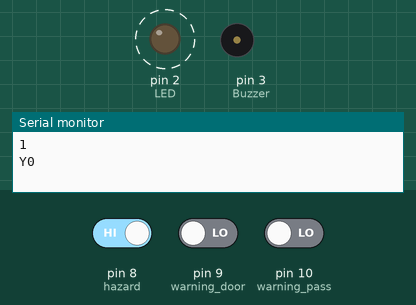
Bench run of a sketch on a simulated Arduino Uno, built with avr-gcc and run on an emulated ATmega328P. On the bench: output pins drawn as LEDs (lit = HIGH), buzzer (waves = sounding, pin HIGH), the last lines printed to the serial monitor. Dashed ring = blinking. The test bench sets the inputs (shaded band); at power-on: pin 8 (hazard) HIGH, pin 9 (warning_door) LOW, pin 10 (warning_pass) LOW.

Above: at 0.95 s.
1.9 s: pin 8 (hazard) driven LOW
At 1.9 s:
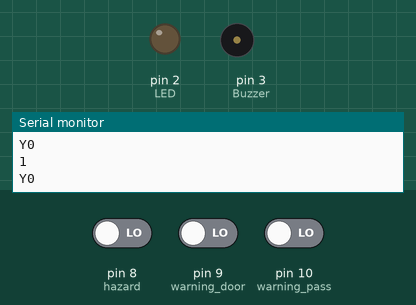
3.5 s: pin 9 (warning_door) driven HIGH
At 3.6 s:
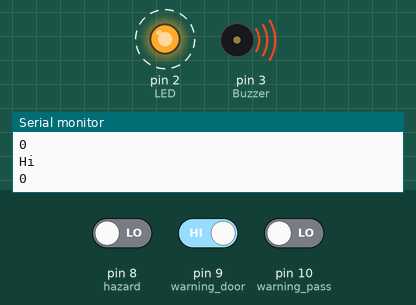
6.5 s: pin 9 (warning_door) driven LOW
At 6.5 s:
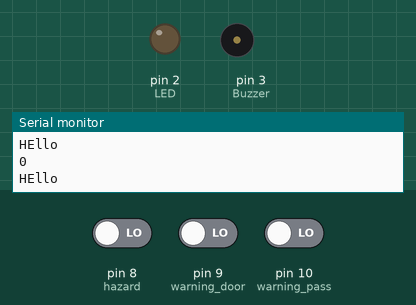
8.0 s: pin 10 (warning_pass) driven HIGH
At 9.2 s:
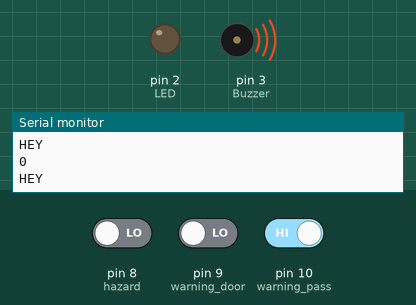
9.5 s: pin 10 (warning_pass) driven LOW
At 10.5 s:
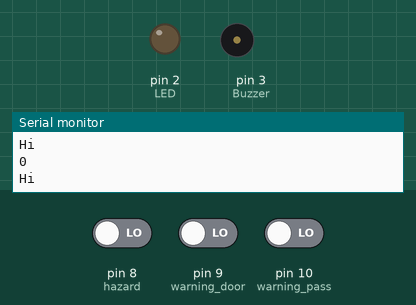
Timing chart, 0 to 12.0 s (numbered marks = the images above; inputs shaded):
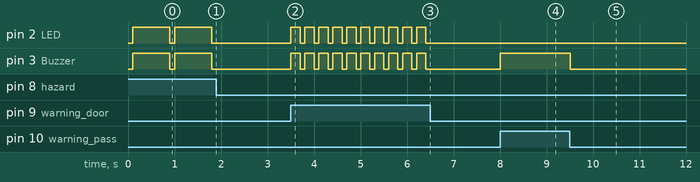

Measured:
- after the input at 1.9 s, pin 2 (LED), pin 3 (Buzzer): stays LOW (without the input it goes to HIGH after 0.00 s)
- after the input at 3.5 s, pin 2 (LED), pin 3 (Buzzer): alternates HIGH for 0.20 s and LOW for 0.10 s, starting at once
- after the input at 6.5 s, pin 2 (LED), pin 3 (Buzzer): stops changing and stays LOW
- after the input at 8.0 s, pin 3 (Buzzer): LOW → HIGH at once
- after the input at 9.5 s, pin 3 (Buzzer): HIGH → LOW at once
- by itself, pin 2 (LED), pin 3 (Buzzer): alternates HIGH for 0.80 s and LOW for 0.10 s

The sketch:

Arduin_3_CODE_Warning_BEEPER.ino
```cpp
/*
 * This code is uploaded to Arduino-3.
 * this code utilizes the buzzer and LED connected to it to issue various warnings
 * according to the input received from arduino-1 and arduino-2
 * Priority Scheme: Hazard > Intrusion > Multiple Wrong Passcode
 */

int RECV_PIN = 11;
int LED = 2;
int Buzzer = 3;
int warning_pass = 10; //Warning when wrong passcode threshold is crossed
int warning_door = 9;  //Warning when intrusion is detected while the system is armed
int hazard = 8;        //Warning when Hazard is detected

void setup()
{
  pinMode(LED, OUTPUT);
  pinMode(Buzzer, OUTPUT);
  pinMode(warning_pass, INPUT);
  pinMode(warning_door, INPUT);
  pinMode(hazard, INPUT);
  Serial.begin(9600);
}

void loop() {
  delay(100);
  Serial.println(digitalRead(hazard));
  if(digitalRead(hazard) == LOW){ // Hazard has to low
    security();
  }
  else{ //Hazard
    Hazard();
    }
}

void security()
{
  if(digitalRead(warning_door) == HIGH){ //intrusion
    digitalWrite(LED, HIGH);
    digitalWrite(Buzzer, HIGH);
    delay(200);
    digitalWrite(LED, LOW);
    digitalWrite(Buzzer, LOW);
    Serial.println("HEllo");
    }
    else if(digitalRead(warning_door) == LOW && digitalRead(warning_pass) == HIGH){
      digitalWrite(Buzzer, HIGH);
      Serial.println("HEY");
      delay(400);
    }
    else{
      digitalWrite(LED, LOW);
      digitalWrite(Buzzer, LOW);
      Serial.println("Hi");
      }
}

void Hazard()
{
  //Hazard detected
   digitalWrite(LED, HIGH);
   digitalWrite(Buzzer, HIGH);
   delay(800);
   digitalWrite(LED, LOW);
   digitalWrite(Buzzer, LOW);
   Serial.println("Y0");
}
```
